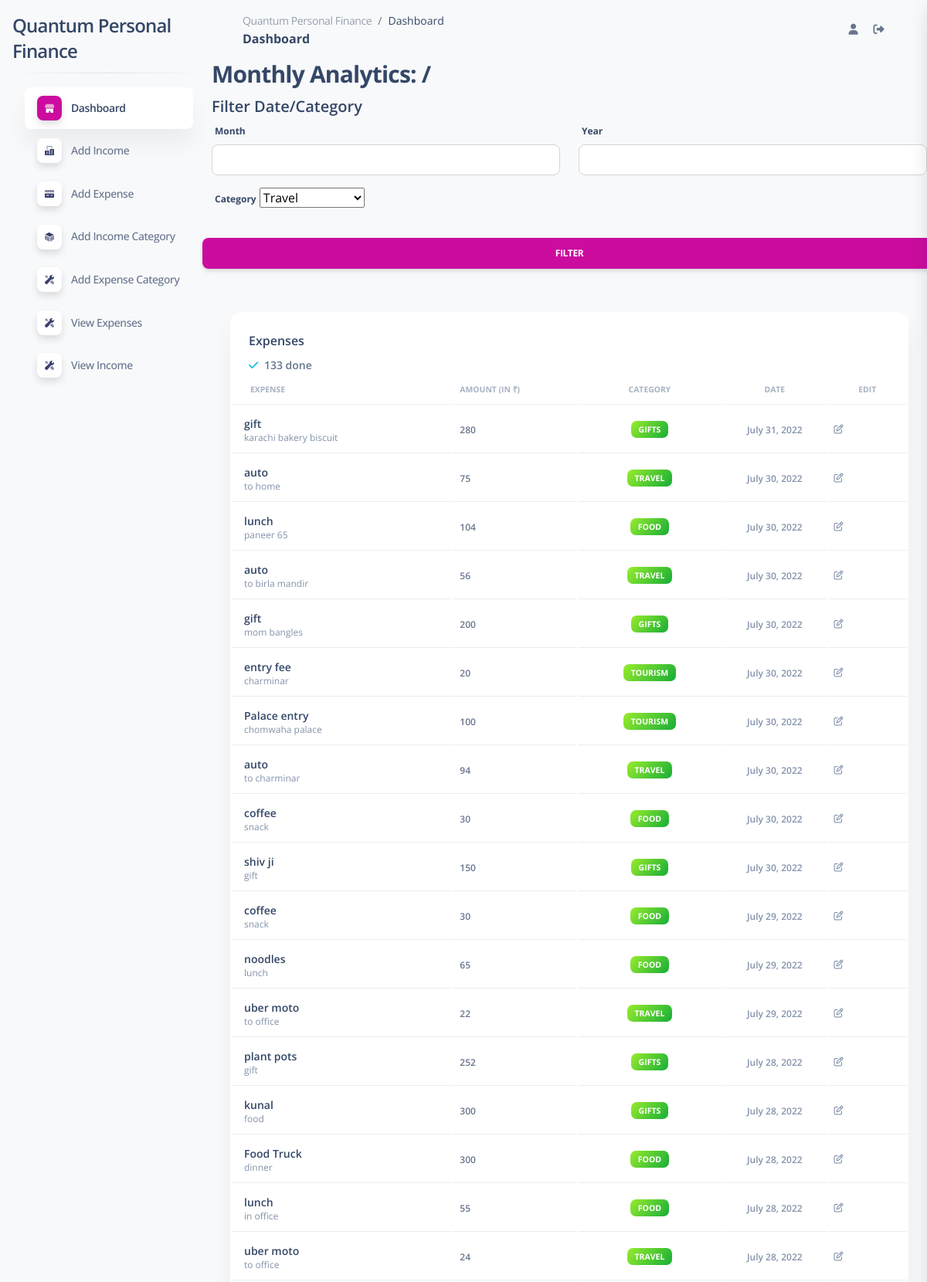
Page /finances/expense/sandy/ (signed in, upper part) on the committed database.
### finances/models.py (models this page shows, shortened)
class Expense(models.Model):
    profile = models.ForeignKey(User, on_delete=models.SET_NULL, null=True, related_name='expense_user')
    time_stamp = models.DateField()
    expense = models.CharField(max_length=250, blank=False)
    amount = models.IntegerField()
    note = models.CharField(max_length=5000)
    category = models.ForeignKey(ExpenseCategory, on_delete=models.CASCADE, related_name='expense_category')

class ExpenseCategory(models.Model):
    profile = models.ForeignKey(User, on_delete=models.SET_NULL, null=True, related_name='expense_categoty_user')
    name = models.CharField(max_length=250, blank=False)
    total_amount = models.IntegerField(null=True, default=0)
    def __str__(self):
        return self.name

### finances/views.py (the view)
# urls.py: path('expense/<username>/', ExpenseView,name="expense"),
def ExpenseView(request, username=None):
    context ={}
    profile = User.objects.get(username=username)
    category = ExpenseCategory.objects.filter(profile__username=username)
    if 'month' in request.GET and 'year' in request.GET and 'category' in request.GET:
       month = request.GET['month']
       year = request.GET['year']
       category = request.GET['category']
       if month=='' and year=='' and category!=None:
           context["expense_list"] = Expense.objects.filter(profile=profile, category=category).order_by('-id')
       elif month!=None and year!=None and category=='':
           context["expense_list"] = Expense.objects.filter(profile=profile, time_stamp__month=month, time_stamp__year=year).order_by('-id')
       elif month!=None and year=='' and category:
           return HttpResponse('provide year')
       elif month=='' and year!=None and category:
           return HttpResponse('provide month')
       elif month!=None and year!=None and category!=None:
           context["expense_list"] = Expense.objects.filter(profile=profile, time_stamp__month=month, time_stamp__year=year, category=category).order_by('-id')
    else:
        context["expense_list"] = Expense.objects.filter(profile=profile).order_by('-id')
    context["category_list"] = category
    context["count"] = context["expense_list"].count()
    return render(request, "finances/expense_view.html", context)

### templates/finances/expense_view.html (shortened to what this page needs)
{% extends "../base.html" %}
{% block content %}
      {% if user.is_authenticated %}
      <h3>Monthly Analytics: {{ month }}/{{ year }}</h3>
      <h5>Filter Date/Category</h5>
      <form method="GET">
        <div class="row" >
            <div class="col-md-6 mb-3">
                <label for="month">Month </label>
                <input type="int" class="form-control" name="month" value="" >
            </div>
            <div class="col-md-6 mb-3">
                <label for="year">Year </label>
                <input type="text" class="form-control" name="year" value="" >
            </div>
            <div class="col-md-6 mb-3">
                <label for="category">Category </label>
            <select  class="btn-outline-primary" name="category">
            {% for c in category_list %}
            <option value="{{ c.id }}">{{ c.name }}</option>
            {% endfor %}
            </select>
        </div>
        <button class="btn w-100 mt-3 btn-primary" type="submit">Filter</button>
    </form>
        <div class="container-fluid py-4">
            <div class="row">
              <div class="col-12">
                <div class="card mb-4">
                  <div class="card-header pb-0">
                    <h6>Expenses</h6>
                    <p class="text-sm mb-0">
                        <i class="fa fa-check text-info" aria-hidden="true"></i>
                        <span class="font-weight-bold ms-1">{{ count }} done</span>
                      </p>
                  </div>
                  <div class="card-body px-0 pt-0 pb-2">
                    <div class="table-responsive p-0">
                      <table class="table align-items-center mb-0">
                        <thead>
                          <tr>
                            <th class="text-uppercase text-secondary text-xxs font-weight-bolder opacity-7">Expense</th>
                            <th class="text-uppercase text-secondary text-xxs font-weight-bolder opacity-7 ps-2">Amount (in ₹)</th>
                            <th class="text-center text-uppercase text-secondary text-xxs font-weight-bolder opacity-7">Category</th>
                            <th class="text-center text-uppercase text-secondary text-xxs font-weight-bolder opacity-7">Date</th>
                            <th class="text-center text-uppercase text-secondary text-xxs font-weight-bolder opacity-7">Edit</th>
                          </tr>
                        </thead>
                        <tbody>
                          <tr>
                            {% for expense in expense_list %}
                            <td>
                              <div class="d-flex px-2 py-1">
                                <div class="d-flex flex-column justify-content-center">
                                  <h6 class="mb-0 text-sm">{{ expense.expense }}</h6>
                                  <p class="text-xs text-secondary mb-0">{{ expense.note }}</p>
                                </div>
                              </div>
                            </td>
                            <td>
                              <p class="text-xs font-weight-bold mb-0">{{ expense.amount }}</p>
                            </td>
                            <td class="align-middle text-center text-sm">
                              <span class="badge badge-sm bg-gradient-success">{{ expense.category }}</span>
                            </td>
                            <td class="align-middle text-center">
                              <span class="text-secondary text-xs font-weight-bold">{{ expense.time_stamp }}</span>
                            </td>
                            <td class="align-middle">
                                <a href="javascript:;" class="text-secondary font-weight-bold text-xs" data-toggle="tooltip" data-original-title="Edit user">
                                  <i class="fa fa-edit"></i>
                                </a>
                              </td>
                            </tr>
                            {% endfor %}
    {% endif %}
  </div>
  {% endblock %}

### rows in the picture
Expense: expense "gift", note "karachi bakery biscuit", amount "280", category "GIFTS", time_stamp "July 31, 2022"
Expense: expense "auto", note "to home", amount "75", category "TRAVEL", time_stamp "July 30, 2022"
Expense: expense "lunch", note "paneer 65", amount "104", category "FOOD", time_stamp "July 30, 2022"
Expense: expense "auto", note "to birla mandir", amount "56", category "TRAVEL", time_stamp "July 30, 2022"
Expense: expense "gift", note "mom bangles", amount "200", category "GIFTS", time_stamp "July 30, 2022"
Expense: expense "entry fee", note "charminar", amount "20", category "TOURISM", time_stamp "July 30, 2022"
Expense: expense "Palace entry", note "chomwaha palace", amount "100", category "TOURISM", time_stamp "July 30, 2022"
Expense: expense "auto", note "to charminar", amount "94", category "TRAVEL", time_stamp "July 30, 2022"
Expense: expense "coffee", note "snack", amount "30", category "FOOD", time_stamp "July 30, 2022"
Expense: expense "shiv ji", note "gift", amount "150", category "GIFTS", time_stamp "July 30, 2022"
Expense: expense "coffee", note "snack", amount "30", category "FOOD", time_stamp "July 29, 2022"
Expense: expense "noodles", note "lunch", amount "65", category "FOOD", time_stamp "July 29, 2022"
Expense: expense "uber moto", note "to office", amount "22", category "TRAVEL", time_stamp "July 29, 2022"
Expense: expense "plant pots", note "gift", amount "252", category "GIFTS", time_stamp "July 28, 2022"
Expense: expense "kunal", note "food", amount "300", category "GIFTS", time_stamp "July 28, 2022"
Expense: expense "Food Truck", note "dinner", amount "300", category "FOOD", time_stamp "July 28, 2022"
Expense: expense "lunch", note "in office", amount "55", category "FOOD", time_stamp "July 28, 2022"
Expense: expense "uber moto", note "to office", amount "24", category "TRAVEL", time_stamp "July 28, 2022"

### other values in the picture
{{ count }} "133"
form field category "Travel"
